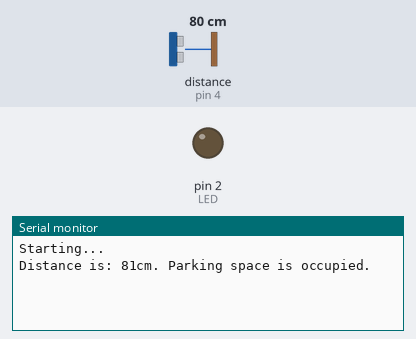
A sketch run on a simulated Arduino Uno, built with avr-gcc and run on an emulated ATmega328P. On the bench: output pins drawn as LEDs (lit = HIGH), the last lines printed to the serial monitor. The inputs (shaded band) are chosen by the test bench; at power-on: distance to the obstacle (sensor on pin 4) 80 cm. No radio packets arrive unless stated; pins used as bus, display or sensor lines are not drawn.

Above: at 1.7 s.
1.8 s: distance to the obstacle (sensor on pin 4) set to 6 cm
At 4.0 s:
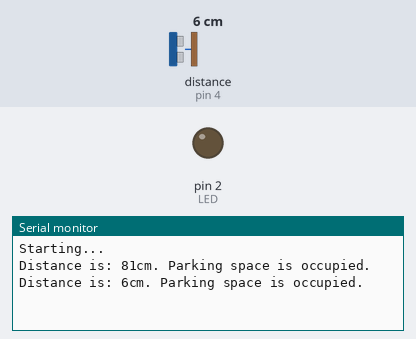
5.0 s: distance to the obstacle (sensor on pin 4) set to 3 cm
At 5.98 s:
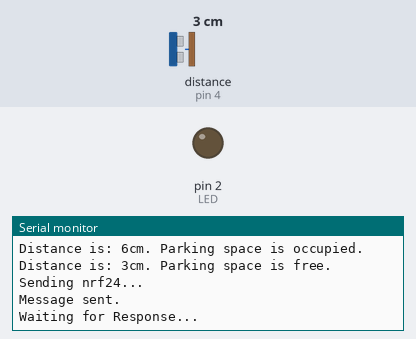

Measured:
- the behaviour switches between 5 and 4 cm on distance to the obstacle (sensor on pin 4) (found by bisection; images 1 and 2)
- after the input at 1.8 s, the serial monitor: prints a new line after 1.3 s (image 1)
- after the input at 5.0 s, the serial monitor: prints a new line after 0.60 s (image 2)

The sketch:

GarageNrf24Client.ino
```cpp
#include "ParkingSpace.h"

#define LED 2
#define POWER_SAVING_PIN 5
#define APP_VERSION(Major, Minor) Major << 4 + Minor

#define APP_MAJOR 1
#define APP_MINOR 0

char stringToSend[160];

ParkingSpace parkingSpace(99, 3, 4, 150);

unsigned long ul_PreviousMillis = 0UL;
unsigned long ul_Interval = 600000UL; //Interval 10min (10*60*1000)

byte ErrorCode = 0;

void setup()
{
  pinMode(LED, OUTPUT); //LED for showing sending to server.

  InitSerialPort();
  InitNrf24();
  parkingSpace.EnablePowerSaving(POWER_SAVING_PIN);
  SendTimeIntervalStatusUpdate();
  ul_PreviousMillis = millis();
}

void loop()
{
  delay(2000);
  if(parkingSpace.PingAndReturnStatusChanged()) SendData(parkingSpace.GetSpaceNumber(), parkingSpace.IsFree());
  if(IntervalTimerElapsed()) SendTimeIntervalStatusUpdate();
}

void SendData(int spaceNr, bool isFree)
{
  Nrf24SendData(spaceNr, isFree, ErrorCode);
  ErrorCode = 0;
}

void SendTimeIntervalStatusUpdate()
{
  if(parkingSpace.PingAndReturnStatusChanged()) SendData(parkingSpace.GetSpaceNumber(), parkingSpace.IsFree());
}

bool IntervalTimerElapsed()
{  unsigned long ul_CurrentMillis = millis();
  if( ul_CurrentMillis - ul_PreviousMillis > ul_Interval)
  {
    ul_PreviousMillis += ul_Interval;
    return true;
  }
  return false;
}


void InitSerialPort()
{
    Serial.begin(9600);
  while (!Serial) {
    ; // wait for serial port to connect. Needed for native USB port only
  }
  Serial.println(F("Starting..."));
}
```

NRF24.ino
```cpp
#include <RH_NRF24.h>
#include <SPI.h>

#define PROTOCOL_VERSION 1

RH_NRF24 nrf24;

void InitNrf24()
{
  if (!nrf24.init())Serial.println("init failed");

  if (!nrf24.setChannel(1))Serial.println("setChannel failed");
  if (!nrf24.setRF(RH_NRF24::DataRate2Mbps, RH_NRF24::TransmitPower0dBm)) Serial.println("setRF failed");
  //if(!nrf24.sleep()) Serial.println("setSleep failed");
}

bool Nrf24SendData(unsigned int parkingSpace, bool isFree, byte errorCode)
{
  byte data[8];
  byte timeOut = 0;

  data[0] = PROTOCOL_VERSION;
  data[1] = APP_VERSION(APP_MAJOR, APP_MINOR);
  data[2] = parkingSpace >> 8;
  data[3] = parkingSpace %256;
  data[4] = isFree;
  data[5] = 100; //Reserved
  data[6] = 100;
  data[7] = 100; //Battery Voltage

  Serial.println("Sending nrf24...");
  while(1)
  {
    nrf24.send(data, sizeof(data));

    nrf24.waitPacketSent() ? Serial.println("Message sent.") : Serial.println("Message not set.");

    Serial.println("Waiting for Response...");
    if (nrf24.waitAvailableTimeout(500))
    { Serial.println("is available...");
      // Should be a reply message for us now
      uint8_t buf[RH_NRF24_MAX_MESSAGE_LEN];
      uint8_t len = sizeof(buf);
      if (nrf24.recv(buf, &len))
      {
        Serial.print("got reply: ");
        Serial.println((char*)buf);
        SendToSerialPort(buf, sizeof(buf));
        break;
      }
      else
      {
        Serial.println("recv failed");
      }
    }
    Serial.println("Resending data...");
  }
  nrf24.sleep();
  return true;
}

void SendToSerialPort(byte* b, byte len)
{
  while(len > 0)
  {
    Serial.print(len);
    Serial.print(": ");
    Serial.print(b[len--]);
    Serial.print(" | ");
  }
  Serial.println("");
}
```
